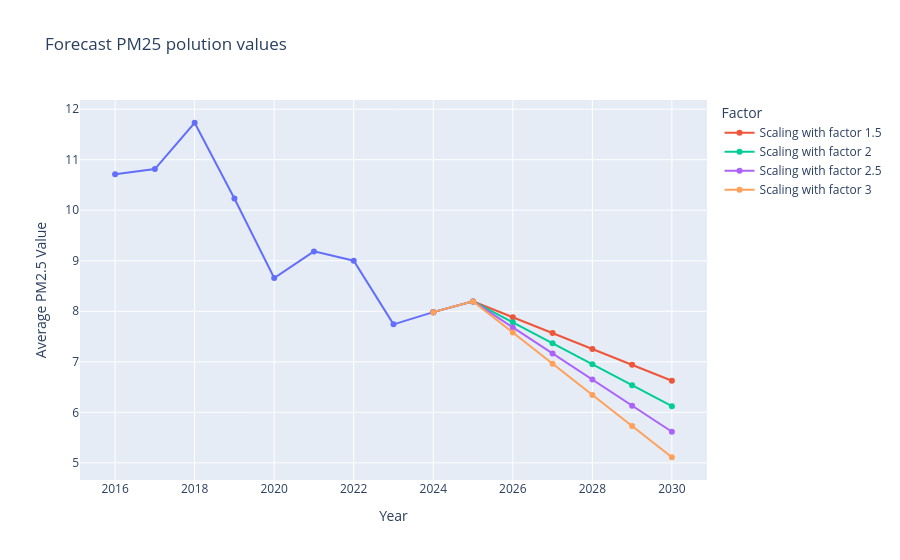

Notebook cell for this chart:
### Code cell
#https://www.geeksforgeeks.org/python/numpy-linspace/
lastvalueyear=dfPM25meanraw['Average PM2.5 Value'].iloc[-1] #read the last value in the dfPM25sumareatot (in this case 2024)
fig = px.line(dfPM25meanraw, x="Year", y="Average PM2.5 Value", markers=True, title="Forecast PM25 polution values")
#the following for loop will iterate through the factor list and predict the dependent variable based on some calculations linked to the independent variables
for factors in factor:
    areapred=np.linspace(area, area*factors,7).reshape(-1, 1) #generate an array of 7 where the startpoint will be the last total area from the year 2024 to the scaled area (area multiplied by factors)
    futurepred=np.arange(lastyear, lastyear+7).reshape(-1, 1) #generate an array with the 7 upcoming years (2024-2030)
    #print(futurepred)
    xpred=np.concatenate((areapred, futurepred),axis=1) #put the scaled area and the years for the forecasting (2024-2030) to an array
    ypred25=modelpm25.predict(xpred) #predict future pollutant values using the model pm10 with the trained dataset 
    print(ypred25)
    xyear=np.arange(lastyear,lastyear+7) #take the last year of the actual values and add 7 years so that we can do the predictions from 2025 until 2030
    fig.add_trace(go.Scatter(x=xyear, y=np.insert(ypred25,0,lastvalueyear), mode= 'lines+markers', name=f'Scaling with factor {factors}'))
    
fig.update_layout(legend_title_text = "Factor")
fig.show()

### Figure 1 — Plotly figure (JSON) as saved in the notebook; plotly's stock layout.template omitted (floating-point values rounded to 4 significant figures)
{"data": [{"hovertemplate": "Year=%{x}<br>Average PM2.5 Value=%{y}<extra></extra>", "legendgroup": "", "line": {"color": "#636efa", "dash": "solid"}, "marker": {"symbol": "circle"}, "mode": "lines+markers", "name": "", "orientation": "v", "showlegend": false, "type": "scatter", "x": [2016, 2017, 2018, 2019, 2020, 2021, 2022, 2023, 2024], "xaxis": "x", "y": [10.71, 10.81, 11.73, 10.23, 8.657, 9.185, 9, 7.741, 7.983], "yaxis": "y"}, {"mode": "lines+markers", "name": "Scaling with factor 1.5", "type": "scatter", "x": [2024, 2025, 2026, 2027, 2028, 2029, 2030], "y": [7.983, 8.195, 7.881, 7.568, 7.254, 6.94, 6.626, 6.312]}, {"mode": "lines+markers", "name": "Scaling with factor 2", "type": "scatter", "x": [2024, 2025, 2026, 2027, 2028, 2029, 2030], "y": [7.983, 8.195, 7.78, 7.365, 6.95, 6.536, 6.121, 5.706]}, {"mode": "lines+markers", "name": "Scaling with factor 2.5", "type": "scatter", "x": [2024, 2025, 2026, 2027, 2028, 2029, 2030], "y": [7.983, 8.195, 7.679, 7.163, 6.647, 6.131, 5.615, 5.099]}, {"mode": "lines+markers", "name": "Scaling with factor 3", "type": "scatter", "x": [2024, 2025, 2026, 2027, 2028, 2029, 2030], "y": [7.983, 8.195, 7.578, 6.961, 6.344, 5.727, 5.11, 4.493]}], "layout": {"legend": {"title": {"text": "Factor"}, "tracegroupgap": 0}, "title": {"text": "Forecast PM25 polution values"}, "xaxis": {"anchor": "y", "domain": [0, 1], "title": {"text": "Year"}}, "yaxis": {"anchor": "x", "domain": [0, 1], "title": {"text": "Average PM2.5 Value"}}}}
